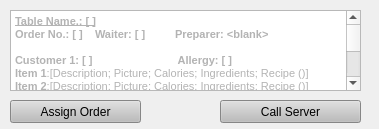
        <widget class="QWidget" name="scrollAreaWidgetContents">
         <property name="geometry">
          <rect>
           <x>0</x>
           <y>0</y>
           <width>379</width>
           <height>129</height>
          </rect>
         </property>
         <widget class="QTextBrowser" name="textBrowser_OP_OrderA">
          <property name="geometry">
           <rect>
            <x>10</x>
            <y>10</y>
            <width>351</width>
            <height>81</height>
           </rect>
          </property>
          <property name="html">
           <string>&lt;!DOCTYPE HTML PUBLIC &quot;-//W3C//DTD HTML 4.0//EN&quot; &quot;http://www.w3.org/TR/REC-html40/strict.dtd&quot;&gt;
&lt;html&gt;&lt;head&gt;&lt;meta name=&quot;qrichtext&quot; content=&quot;1&quot; /&gt;&lt;style type=&quot;text/css&quot;&gt;
p, li { white-space: pre-wrap; }
&lt;/style&gt;&lt;/head&gt;&lt;body style=&quot; font-family:'MS Shell Dlg 2'; font-size:8.25pt; font-weight:400; font-style:normal;&quot;&gt;
&lt;p style=&quot; margin-top:0px; margin-bottom:0px; margin-left:0px; margin-right:0px; -qt-block-indent:0; text-indent:0px;&quot;&gt;&lt;span style=&quot; font-weight:600; text-decoration: underline; color:#b3b3b3;&quot;&gt;Table Name.: [ ]&lt;/span&gt;&lt;/p&gt;
&lt;p style=&quot; margin-top:0px; margin-bottom:0px; margin-left:0px; margin-right:0px; -qt-block-indent:0; text-indent:0px;&quot;&gt;&lt;span style=&quot; font-weight:600; color:#b3b3b3;&quot;&gt;Order No.: [ ]	Waiter: [ ] 	Preparer: &amp;lt;blank&amp;gt;&lt;/span&gt;&lt;/p&gt;
&lt;p style=&quot;-qt-paragraph-type:empty; margin-top:0px; margin-bottom:0px; margin-left:0px; margin-right:0px; -qt-block-indent:0; text-indent:0px;&quot;&gt;&lt;br /&gt;&lt;/p&gt;
&lt;p style=&quot; margin-top:0px; margin-bottom:0px; margin-left:0px; margin-right:0px; -qt-block-indent:0; text-indent:0px;&quot;&gt;&lt;span style=&quot; font-weight:600; color:#b3b3b3;&quot;&gt;Customer 1: [ ]		 Allergy: [ ]&lt;/span&gt;&lt;/p&gt;
&lt;p style=&quot; margin-top:0px; margin-bottom:0px; margin-left:0px; margin-right:0px; -qt-block-indent:0; text-indent:0px;&quot;&gt;&lt;span style=&quot; font-weight:600; color:#b3b3b3;&quot;&gt;Item 1&lt;/span&gt;&lt;span style=&quot; color:#b3b3b3;&quot;&gt;:[Description; Picture; Calories; Ingredients; Recipe ()]&lt;/span&gt;&lt;/p&gt;
&lt;p style=&quot; margin-top:0px; margin-bottom:0px; margin-left:0px; margin-right:0px; -qt-block-indent:0; text-indent:0px;&quot;&gt;&lt;span style=&quot; font-weight:600; color:#b3b3b3;&quot;&gt;Item 2&lt;/span&gt;&lt;span style=&quot; color:#b3b3b3;&quot;&gt;:[Description; Picture; Calories; Ingredients; Recipe ()]&lt;/span&gt;&lt;/p&gt;
&lt;p style=&quot; margin-top:0px; margin-bottom:0px; margin-left:0px; margin-right:0px; -qt-block-indent:0; text-indent:0px;&quot;&gt;&lt;span style=&quot; font-weight:600; color:#b3b3b3;&quot;&gt;Item 3&lt;/span&gt;&lt;span style=&quot; color:#b3b3b3;&quot;&gt;:[Description; Picture; Calories; Ingredients; Recipe ()]&lt;/span&gt;&lt;/p&gt;
&lt;p style=&quot; margin-top:0px; margin-bottom:0px; margin-left:0px; margin-right:0px; -qt-block-indent:0; text-indent:0px;&quot;&gt;&lt;span style=&quot; font-weight:600; color:#b3b3b3;&quot;&gt;Item 4:&lt;/span&gt;&lt;span style=&quot; color:#b3b3b3;&quot;&gt; [Description; Picture; Calories; Ingredients; Recipe ()]&lt;/span&gt;&lt;/p&gt;
&lt;p style=&quot;-qt-paragraph-type:empty; margin-top:0px; margin-bottom:0px; margin-left:0px; margin-right:0px; -qt-block-indent:0; text-indent:0px; color:#b3b3b3;&quot;&gt;&lt;br /&gt;&lt;/p&gt;
&lt;p style=&quot; margin-top:0px; margin-bottom:0px; margin-left:0px; margin-right:0px; -qt-block-indent:0; text-indent:0px;&quot;&gt;&lt;span style=&quot; font-weight:600; color:#b3b3b3;&quot;&gt;Customer 2: [ ]		Allergy: [ ]&lt;/span&gt;&lt;/p&gt;
&lt;p style=&quot; margin-top:0px; margin-bottom:0px; margin-left:0px; margin-right:0px; -qt-block-indent:0; text-indent:0px;&quot;&gt;&lt;span style=&quot; font-weight:600; color:#b3b3b3;&quot;&gt;Item 1&lt;/span&gt;&lt;span style=&quot; color:#b3b3b3;&quot;&gt;:[Description; Picture; Calories; Ingredients; Recipe ()]&lt;/span&gt;&lt;/p&gt;
&lt;p style=&quot; margin-top:0px; margin-bottom:0px; margin-left:0px; margin-right:0px; -qt-block-indent:0; text-indent:0px;&quot;&gt;&lt;span style=&quot; font-weight:600; color:#b3b3b3;&quot;&gt;Item 2&lt;/span&gt;&lt;span style=&quot; color:#b3b3b3;&quot;&gt;:[Description; Picture; Calories; Ingredients; Recipe ()]&lt;/span&gt;&lt;/p&gt;
&lt;p style=&quot; margin-top:0px; margin-bottom:0px; margin-left:0px; margin-right:0px; -qt-block-indent:0; text-indent:0px;&quot;&gt;&lt;span style=&quot; font-weight:600; color:#b3b3b3;&quot;&gt;Item 3&lt;/span&gt;&lt;span style=&quot; color:#b3b3b3;&quot;&gt;:[Description; Picture; Calories; Ingredients; Recipe ()]&lt;/span&gt;&lt;/p&gt;
&lt;p style=&quot; margin-top:0px; margin-bottom:0px; margin-left:0px; margin-right:0px; -qt-block-indent:0; text-indent:0px;&quot;&gt;&lt;span style=&quot; font-weight:600; color:#b3b3b3;&quot;&gt;Item 4:&lt;/span&gt;&lt;span style=&quot; color:#b3b3b3;&quot;&gt; [Description; Picture; Calories; Ingredients; Recipe ()]&lt;/span&gt;&lt;/p&gt;
&lt;p style=&quot;-qt-paragraph-type:empty; margin-top:0px; margin-bottom:0px; margin-left:0px; margin-right:0px; -qt-block-indent:0; text-indent:0px;&quot;&gt;&lt;br /&gt;&lt;/p&gt;
&lt;p style=&quot; margin-top:0px; margin-bottom:0px; margin-left:0px; margin-right:0px; -qt-block-indent:0; text-indent:0px;&quot;&gt;&lt;span style=&quot; font-weight:600; color:#b3b3b3;&quot;&gt;Customer 3: [ ]		Allergy: [ ]&lt;/span&gt;&lt;/p&gt;
&lt;p style=&quot; margin-top:0px; margin-bottom:0px; margin-left:0px; margin-right:0px; -qt-block-indent:0; text-indent:0px;&quot;&gt;&lt;span style=&quot; font-weight:600; color:#b3b3b3;&quot;&gt;Item 1&lt;/span&gt;&lt;span style=&quot; color:#b3b3b3;&quot;&gt;:[Description; Picture; Calories; Ingredients; Recipe ()]&lt;/span&gt;&lt;/p&gt;
&lt;p style=&quot; margin-top:0px; margin-bottom:0px; margin-left:0px; margin-right:0px; -qt-block-indent:0; text-indent:0px;&quot;&gt;&lt;span style=&quot; font-weight:600; color:#b3b3b3;&quot;&gt;Item 2&lt;/span&gt;&lt;span style=&quot; color:#b3b3b3;&quot;&gt;:[Description; Picture; Calories; Ingredients; Recipe ()]&lt;/span&gt;&lt;/p&gt;
&lt;p style=&quot; margin-top:0px; margin-bottom:0px; margin-left:0px; margin-right:0px; -qt-block-indent:0; text-indent:0px;&quot;&gt;&lt;span style=&quot; font-weight:600; color:#b3b3b3;&quot;&gt;Item 3&lt;/span&gt;&lt;span style=&quot; color:#b3b3b3;&quot;&gt;:[Description; Picture; Calories; Ingredients; Recipe ()]&lt;/span&gt;&lt;/p&gt;
&lt;p style=&quot; margin-top:0px; margin-bottom:0px; margin-left:0px; margin-right:0px; -qt-block-indent:0; text-indent:0px;&quot;&gt;&lt;span style=&quot; font-weight:600; color:#b3b3b3;&quot;&gt;Item 4:&lt;/span&gt;&lt;span style=&quot; color:#b3b3b3;&quot;&gt; [Description; Picture; Calories; Ingredients; Recipe ()]&lt;/span&gt;&lt;/p&gt;
&lt;p style=&quot;-qt-paragraph-type:empty; margin-top:0px; margin-bottom:0px; margin-left:0px; margin-right:0px; -qt-block-indent:0; text-indent:0px;&quot;&gt;&lt;br /&gt;&lt;/p&gt;
&lt;p style=&quot; margin-top:0px; margin-bottom:0px; margin-left:0px; margin-right:0px; -qt-block-indent:0; text-indent:0px;&quot;&gt;&lt;span style=&quot; font-weight:600; color:#b3b3b3;&quot;&gt;Customer 4: [ ]		Allergy: [ ]&lt;/span&gt;&lt;/p&gt;
&lt;p style=&quot; margin-top:0px; margin-bottom:0px; margin-left:0px; margin-right:0px; -qt-block-indent:0; text-indent:0px;&quot;&gt;&lt;span style=&quot; font-weight:600; color:#b3b3b3;&quot;&gt;Item 1&lt;/span&gt;&lt;span style=&quot; color:#b3b3b3;&quot;&gt;:[Description; Picture; Calories; Ingredients; Recipe ()]&lt;/span&gt;&lt;/p&gt;
&lt;p style=&quot; margin-top:0px; margin-bottom:0px; margin-left:0px; margin-right:0px; -qt-block-indent:0; text-indent:0px;&quot;&gt;&lt;span style=&quot; font-weight:600; color:#b3b3b3;&quot;&gt;Item 2&lt;/span&gt;&lt;span style=&quot; color:#b3b3b3;&quot;&gt;:[Description; Picture; Calories; Ingredients; Recipe ()]&lt;/span&gt;&lt;/p&gt;
&lt;p style=&quot; margin-top:0px; margin-bottom:0px; margin-left:0px; margin-right:0px; -qt-block-indent:0; text-indent:0px;&quot;&gt;&lt;span style=&quot; font-weight:600; color:#b3b3b3;&quot;&gt;Item 3&lt;/span&gt;&lt;span style=&quot; color:#b3b3b3;&quot;&gt;:[Description; Picture; Calories; Ingredients; Recipe ()]&lt;/span&gt;&lt;/p&gt;
&lt;p style=&quot; margin-top:0px; margin-bottom:0px; margin-left:0px; margin-right:0px; -qt-block-indent:0; text-indent:0px;&quot;&gt;&lt;span style=&quot; font-weight:600; color:#b3b3b3;&quot;&gt;Item 4:&lt;/span&gt;&lt;span style=&quot; color:#b3b3b3;&quot;&gt; [Description; Picture; Calories; Ingredients; Recipe ()]&lt;/span&gt;&lt;/p&gt;&lt;/body&gt;&lt;/html&gt;</string>
          </property>
         </widget>
         <widget class="QPushButton" name="pushButton_OP_OrderA_Assign">
          <property name="geometry">
           <rect>
            <x>10</x>
            <y>100</y>
            <width>131</width>
            <height>23</height>
           </rect>
          </property>
          <property name="styleSheet">
           <string notr="true">background-color: rgb(188, 188, 188);
font: 57 10pt &quot;Counter-Strike&quot;;</string>
          </property>
          <property name="text">
           <string>Assign Order</string>
          </property>
         </widget>
         <widget class="QPushButton" name="pushButton_OP_OrderA_Call">
          <property name="geometry">
           <rect>
            <x>220</x>
            <y>100</y>
            <width>141</width>
            <height>23</height>
           </rect>
          </property>
          <property name="styleSheet">
           <string notr="true">background-color: rgb(188, 188, 188);
font: 57 10pt &quot;Counter-Strike&quot;;</string>
          </property>
          <property name="text">
           <string>Call Server</string>
          </property>
         </widget>
        </widget>
